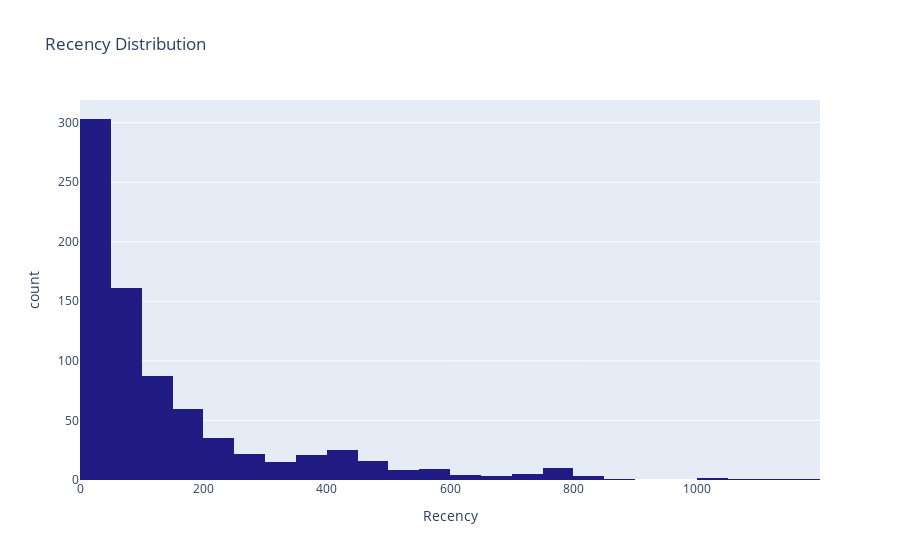

Here is the notebook cell this chart was saved with:
### Markdown cell above
### 📊 Recency Distribution – Identifying Customer Engagement

The histogram of **Recency** shows that many customers have not made recent purchases, with a concentration in higher recency values. This indicates a risk of **customer churn** and highlights the importance of re-engagement efforts.

**Insight**: A significant portion of customers have not transacted recently (Recency > 90 days), signaling a need for reactivation campaigns targeting inactive segments.

### Code cell
fig_recency = px.histogram(
    rfm, x='Recency', nbins=30, title='Recency Distribution',
    color_discrete_sequence=[custom_palette[0]]
)
fig_recency.show()

### Figure 1 — Plotly figure (JSON) as saved in the notebook; plotly's stock layout.template omitted (floating-point values rounded to 4 significant figures; data arrays with more than 128 entries replaced by an {"elided": "..."} marker saying what was removed)
{"data": [{"bingroup": "x", "hovertemplate": "Recency=%{x}<br>count=%{y}<extra></extra>", "legendgroup": "", "marker": {"color": "#211C84", "pattern": {"shape": ""}}, "name": "", "nbinsx": 30, "orientation": "v", "showlegend": false, "type": "histogram", "x": {"elided": "793 int values"}, "xaxis": "x", "yaxis": "y"}], "layout": {"barmode": "relative", "legend": {"tracegroupgap": 0}, "title": {"text": "Recency Distribution"}, "xaxis": {"anchor": "y", "domain": [0, 1], "title": {"text": "Recency"}}, "yaxis": {"anchor": "x", "domain": [0, 1], "title": {"text": "count"}}}}
